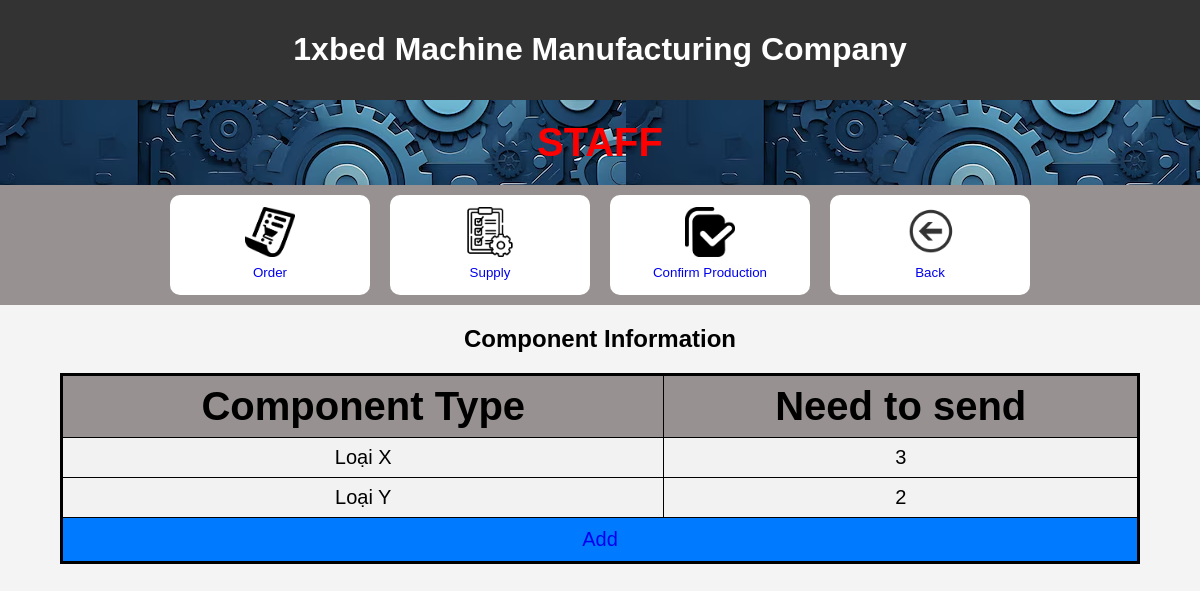
The app's page /staff/supply, older data.
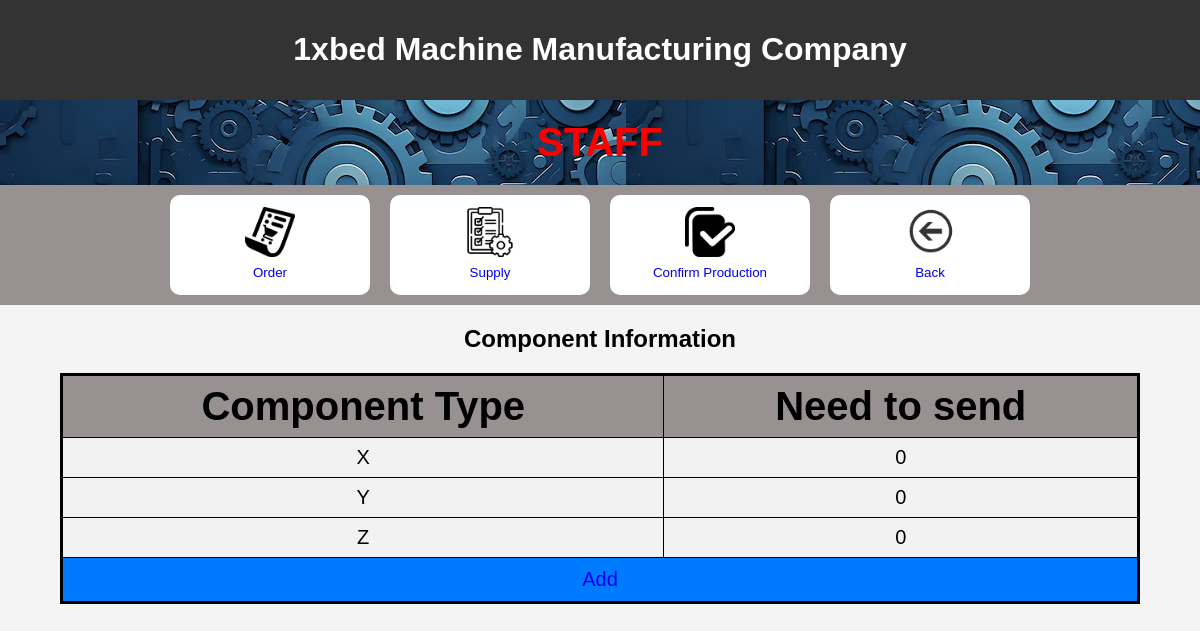
The same page, newer data.
### myproject/models.py (models this page shows, shortened)
class ComponentQuantity(models.Model):
    component_type = models.CharField(max_length=100)
    now = models.IntegerField()
    supplying = models.IntegerField()
    need = models.IntegerField()
    miss = models.IntegerField()

### myproject/views.py (the view)
# urls.py: path("staff/supply", views.Supply_.main, name="staff/supply"),
    def main(request):
        list_quantity = ComponentQuantity.objects.all()
        return render(request, "myproject/supply/main.html", {'list_quantity': list_quantity})

### myproject/templates/myproject/supply/main.html (shortened to what this page needs)
<!DOCTYPE html>
<html lang="en">
<head>
    {% load static %}
    <link rel="stylesheet" href="{% static 'css/welcomepage.css' %}">
</head>
<body>
    <header>
        <h1>1xbed Machine Manufacturing Company</h1>
    </header>
    <div id = headerweb>
    <h1 id = welcome>
        STAFF
    </h1>
    <div id = link>
    <button id = choice><a
    href="order">
        <img src="{% static 'img/order.png' %}"
        width="50"
        height="50" >
        <br>
        Order
    </a></button>
    <button id = choice><a
    href="supply">
        <img src="{% static 'img/work-list.png' %}"
        width="50"
        height="50" >
        <br>
        Supply
    </a></button>
    <button id = choice><a
    href="confirm_production">
        <img src="{% static 'img/checked.png' %}"
        width="50"
        height="50" >
        <br>
        Confirm Production
    </a></button>
    <button id = choice>
        <a
        href="{% url 'homepage' %}">
        <img src="{% static 'img/back.png' %}"
        width="50"
        height="50">
        <br>
        Back
    </a> </button>
    </div>
</div>
    <h2 > Component Information </h2>
{% if list_quantity %}
    <table border="1">
        <tr>
            <th>Component Type</th>
            <th>Need to send</th>
        </tr>
    {% for component in list_quantity %}
        <tr>
            <td>{{ component.component_type }}</td>
            <td>{{ component.supplying }}</td>
    {% endfor %}
    <tr>
        <td id = add colspan="2">
            <a href="supply/send" id="add" class="button">Add</a>
        </td>
    </tr>
    </table>
{% else %}
<p id = note>No components are available.</p>
{% endif %}
</body>
</html>

### myproject/static/css/welcomepage.css (style rules this page uses)
body { font-family: Arial, sans-serif; margin: 0; padding: 0; background-color: #f4f4f4; }
header { background-color: #333; color: #fff; padding: 10px 0; text-align: center; }
h1#welcome { background-image: url('logo.jpg'); font-size: 40px; margin: 0; padding: 20px 0; color: red; text-align: center; font-style: bold; }
h2 { text-align: center; margin-bottom: 20px; color: black; }
button#choice { background-color: white; color: #fff; border: none; padding: 10px 20px; border-radius: 10px; cursor: pointer; position: center; width: 200px; height: 100px; margin: 10px; }
div#link { display: flex; justify-content: center; align-items: center; flex-wrap: wrap; background-color: #979191; height: 120px; }
table { width: 90%; border-collapse: collapse; background-color: #f2f2f2; font-size: 20px; border: 3px solid black; margin-top: 10px; margin: auto; }
td { border: 1px solid black; padding: 8px; text-align: center; }
td#add { background-color: #007bff; color: white; text-align: center; padding: 10px; height: 20px; }
a { display: inline-block; width: 100%; text-decoration: none; text-align: center; line-height: 20px; }
th { border: 1px solid black; padding: 8px; text-align: center; font-size: 40px; background-color: #979191; }

Row changes from the older to the newer data that the page shows:
changed ComponentQuantity (number 1 of 3 on the later page): component_type "Loại X" → "X"; supplying "3" → "0"
changed ComponentQuantity (number 2 of 3 on the later page): component_type "Loại Y" → "Y"; supplying "2" → "0"
added ComponentQuantity: component_type "Z", supplying "0"
